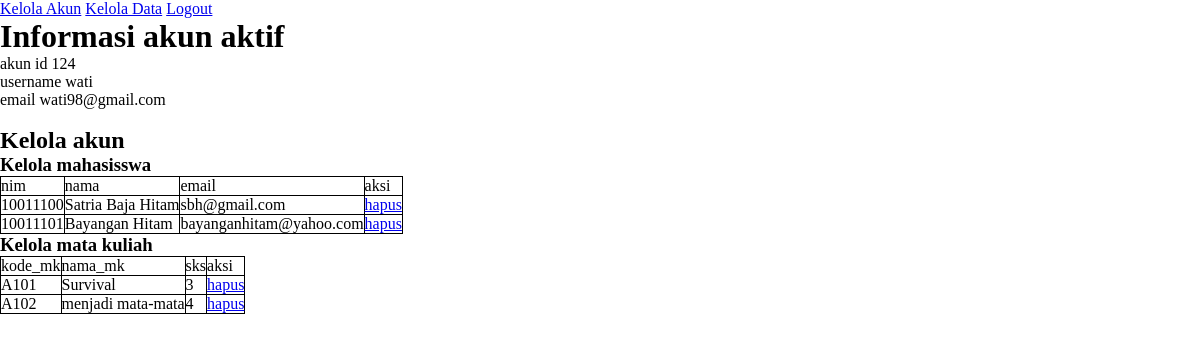
Screenshot of /kelola_data.php (signed in) with the database file from the repository.
### tables this page shows
CREATE TABLE `mahasiswa` (
  `nim` varchar(10) NOT NULL,
  `nama` varchar(100) NOT NULL,
  `email` varchar(100) NOT NULL,
  `alamat` text NOT NULL
);

CREATE TABLE `mata_kuliah` (
  `kode_mk` varchar(5) NOT NULL,
  `nama_mk` varchar(100) NOT NULL,
  `sks` int(2) NOT NULL
);

### kelola_data.php (the view, shortened to what this page needs)
<?php
require_once "conf/konek.php";
?>
<!DOCTYPE html>
<html lang="en">
<head>
    <link rel="stylesheet" href="style.css">
</head>
<body>
    <?php
    include('header.php');
    ?>
    <div>
        <h1>Informasi akun aktif</h1>
        <div>
            <span>akun id</span>
            <span><?php echo $_SESSION['akun_id'] ?></span>
        </div>
        <div>
            <span>username</span>
            <span><?php echo $_SESSION['username'] ?></span>
        </div>
        <div>
            <span>email</span>
            <span><?php echo $_SESSION['email'] ?></span>
        </div>
    </div>
    <br>
    <div>
        <h2>Kelola akun</h2>
        <div>
            <h3>Kelola mahasisswa</h3>
            <table>
                <thead>
                    <tr>
                        <td>nim</td>
                        <td>nama</td>
                        <td>email</td>
                        <td>aksi</td>
                    </tr>
                </thead>
                <tbody>
                    <?php
                    $sql = "SELECT * FROM mahasiswa";
                    $query = $koneksi->query($sql);
                    if ($query->num_rows > 0) {
                        while ($row = $query->fetch_assoc()) {
                            echo "<tr>
                                <td>" . $row['nim'] . "</td>
                                <td>" . $row['nama'] . "</td>
                                <td>" . $row['email'] . "</td>
                                <td><a href='hapus.php?hapus=" . $row['nim'] . "&tabel=mahasiswa&where=nim'>hapus</a></td>
                            </tr>";
                        }
                    } else {
                        $msg = 'error';
                    }
                    ?>
                </tbody>
            </table>
        </div>
        <div>
            <h3>Kelola mata kuliah</h3>
            <table>
                <thead>
                    <tr>
                        <td>kode_mk</td>
                        <td>nama_mk</td>
                        <td>sks</td>
                        <td>aksi</td>
                    </tr>
                </thead>
                <tbody>
                    <?php
                    $sql = "SELECT * FROM mata_kuliah";
                    $query = $koneksi->query($sql);
                    if ($query->num_rows > 0) {
                        while ($row = $query->fetch_assoc()) {
                            echo "<tr>
                                <td>" . $row['kode_mk'] . "</td>
                                <td>" . $row['nama_mk'] . "</td>
                                <td>" . $row['sks'] . "</td>
                                <td><a href='hapus.php?hapus=" . $row['kode_mk'] . "&tabel=mata_kuliah&where=kode_mk'>hapus</a></td>
                            </tr>";
                        }
                    } else {
                        $msg = 'error';
                    }
                    ?>
                </tbody>
            </table>
        </div>
    </div>
</body>
</html>

### style.css (style rules this page uses)
table, th, td { border: 1px solid black; border-collapse: collapse; }
* { padding: 0; margin: 0; box-sizing: border-box; }

### rows the page displays
mahasiswa: nim "10011100", nama "Satria Baja Hitam", email "sbh@gmail.com"
mahasiswa: nim "10011101", nama "Bayangan Hitam", email "bayanganhitam@yahoo.com"
mata_kuliah: kode_mk "A101", nama_mk "Survival", sks "3"
mata_kuliah: kode_mk "A102", nama_mk "menjadi mata-mata", sks "4"

### other values shown
$_SESSION['akun_id'] "124"
$_SESSION['username'] "wati"
$_SESSION['email'] "wati98@gmail.com"
